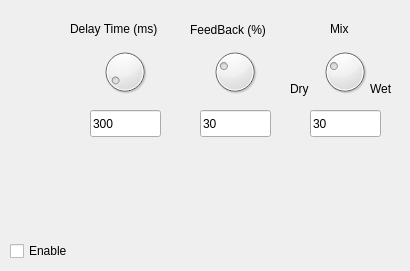
      <widget class="QWidget" name="tab_10">
       <attribute name="title">
        <string>Delay</string>
       </attribute>
       <widget class="QCheckBox" name="Check_D">
        <property name="geometry">
         <rect>
          <x>10</x>
          <y>240</y>
          <width>71</width>
          <height>22</height>
         </rect>
        </property>
        <property name="text">
         <string>Enable</string>
        </property>
       </widget>
       <widget class="QDial" name="DTime_Dial">
        <property name="geometry">
         <rect>
          <x>100</x>
          <y>40</y>
          <width>50</width>
          <height>64</height>
         </rect>
        </property>
        <property name="minimum">
         <number>1</number>
        </property>
        <property name="maximum">
         <number>5000</number>
        </property>
        <property name="value">
         <number>300</number>
        </property>
       </widget>
       <widget class="QDial" name="DFeedBack_Dial">
        <property name="geometry">
         <rect>
          <x>210</x>
          <y>40</y>
          <width>50</width>
          <height>64</height>
         </rect>
        </property>
        <property name="minimum">
         <number>1</number>
        </property>
        <property name="maximum">
         <number>100</number>
        </property>
        <property name="value">
         <number>30</number>
        </property>
       </widget>
       <widget class="QLabel" name="label_10">
        <property name="geometry">
         <rect>
          <x>70</x>
          <y>20</y>
          <width>111</width>
          <height>17</height>
         </rect>
        </property>
        <property name="text">
         <string>Delay Time (ms)</string>
        </property>
       </widget>
       <widget class="QLabel" name="label_11">
        <property name="geometry">
         <rect>
          <x>190</x>
          <y>20</y>
          <width>91</width>
          <height>20</height>
         </rect>
        </property>
        <property name="text">
         <string>FeedBack (%)</string>
        </property>
       </widget>
       <widget class="QLineEdit" name="Dtime_LE">
        <property name="geometry">
         <rect>
          <x>90</x>
          <y>110</y>
          <width>71</width>
          <height>27</height>
         </rect>
        </property>
        <property name="text">
         <string>300</string>
        </property>
       </widget>
       <widget class="QLineEdit" name="DFeedBack_LE">
        <property name="geometry">
         <rect>
          <x>200</x>
          <y>110</y>
          <width>71</width>
          <height>27</height>
         </rect>
        </property>
        <property name="text">
         <string>30</string>
        </property>
       </widget>
       <widget class="QDial" name="DMix_Dial">
        <property name="geometry">
         <rect>
          <x>320</x>
          <y>40</y>
          <width>50</width>
          <height>64</height>
         </rect>
        </property>
        <property name="minimum">
         <number>1</number>
        </property>
        <property name="maximum">
         <number>100</number>
        </property>
        <property name="pageStep">
         <number>10</number>
        </property>
        <property name="value">
         <number>30</number>
        </property>
       </widget>
       <widget class="QLabel" name="label_12">
        <property name="geometry">
         <rect>
          <x>330</x>
          <y>20</y>
          <width>31</width>
          <height>17</height>
         </rect>
        </property>
        <property name="text">
         <string>Mix</string>
        </property>
       </widget>
       <widget class="QLabel" name="label_13">
        <property name="geometry">
         <rect>
          <x>370</x>
          <y>80</y>
          <width>31</width>
          <height>17</height>
         </rect>
        </property>
        <property name="text">
         <string>Wet</string>
        </property>
       </widget>
       <widget class="QLabel" name="label_14">
        <property name="geometry">
         <rect>
          <x>290</x>
          <y>80</y>
          <width>31</width>
          <height>17</height>
         </rect>
        </property>
        <property name="text">
         <string>Dry</string>
        </property>
       </widget>
       <widget class="QLineEdit" name="DMix_LE">
        <property name="geometry">
         <rect>
          <x>310</x>
          <y>110</y>
          <width>71</width>
          <height>27</height>
         </rect>
        </property>
        <property name="text">
         <string>30</string>
        </property>
       </widget>
      </widget>
